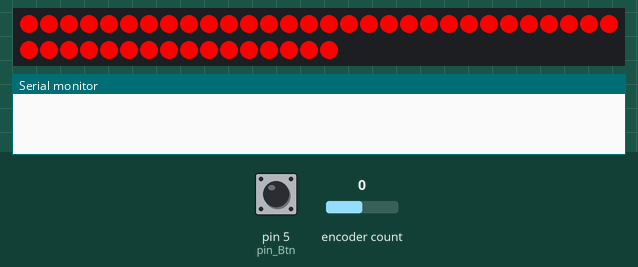
Recording of a sketch running on a simulated Arduino Uno, built with avr-gcc and run on an emulated ATmega328P. Parts: 46 RGB LEDs in strip order, left to right, continuing on the next row, the last lines printed to the serial monitor. The inputs (shaded band) are chosen by the test bench; at power-on: pin 5 (pin_Btn) HIGH, encoder count 0.

Above: at 1.4 s.
1.5 s: pin 5 (pin_Btn) pulled LOW for 1 s
At 3.1 s:
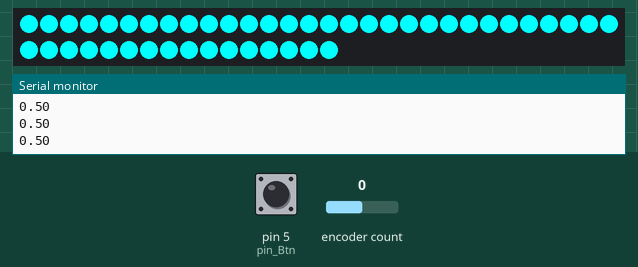
4.0 s: pin 5 (pin_Btn) pulled LOW for 3.2 s
At 5.2 s:
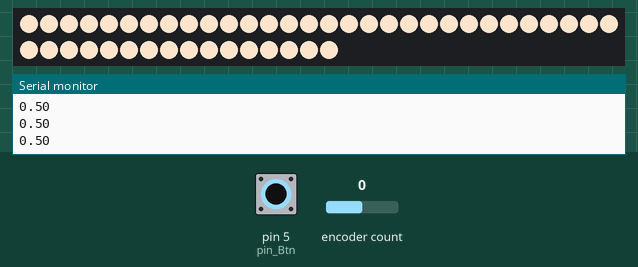
8.7 s: encoder count set to -1
10.2 s: encoder count set to -2
At 11.4 s:
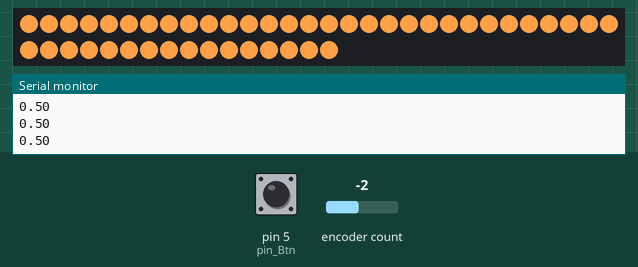
11.7 s: pin 5 (pin_Btn) pulled LOW for 1 s
At 12.55 s:
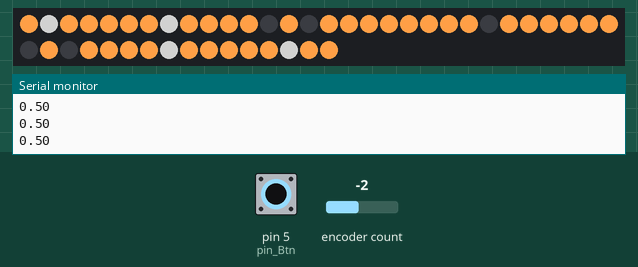
14.2 s: encoder count set to -3
At 15.6 s:
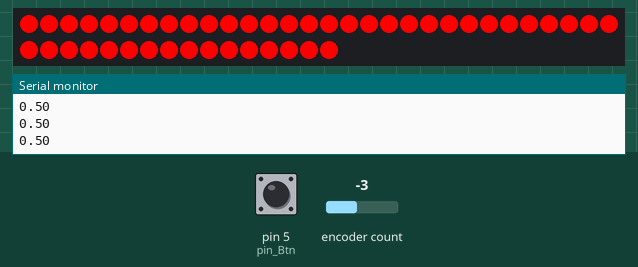
Timing chart, 0 to 16.7 s (numbered marks = the images above; inputs shaded):
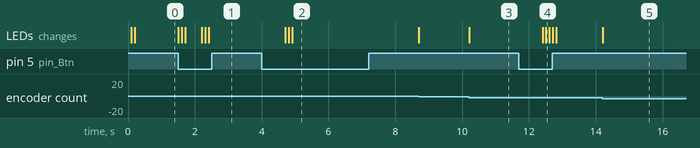

The sketch:

SvetEncReONLYHSL.ino
```cpp
#include <GyverEncoder.h>

#include <Adafruit_NeoPixel.h>

#include <Adafruit_NeoPixel.h>
#include "GyverEncoder.h"
#ifdef __AVR__
#include <avr/power.h>
#endif

#define ROUTNUM 3 //кол-во режимов
#define PIN            2
#define NUMPIXELS      46 //+1 от реального
#define pin_CLK 3
#define pin_DT  4
#define pin_Btn 5
Adafruit_NeoPixel pixels = Adafruit_NeoPixel(NUMPIXELS, PIN, NEO_GRB + NEO_KHZ800);
Encoder ENCO(pin_CLK, pin_DT, pin_Btn);

int delayval = 5; // delay for half a second

int globalsetup = 0;
int nowsetup = 0; //нынешний режим (0 - дефолт резет, 1-3 - рабочие)

double step = static_cast<double>(1)/255;
//режим полной настройки
uint8_t r = 255;
uint8_t g = 0;
uint8_t b = 0;
double hsl[3];

//режим hue
double hue = 0.5;
uint8_t hr = 0;
uint8_t hg = 255;
uint8_t hb = 0;

//режим kelvin
int kelvins[12] = {600, 800, 1000, 1300, 2500, 3900, 5000, 5600, 6000, 7500, 12000, 18000};
int kelvinnum = 6;
uint8_t kr = 0;
uint8_t kg = 0;
uint8_t kb = 255;

double threeway_max(double a, double b, double c)
{
  return max(a, max(b, c));
}

double threeway_min(double a, double b, double c)
{
  return min(a, min(b, c));
}

double hue2rgb(double p, double q, double t)
{
  if (t < 0) t += 1;
  if (t > 1) t -= 1;
  if (t < 1 / 6.0) return p + (q - p) * 6 * t;
  if (t < 1 / 2.0) return q;
  if (t < 2 / 3.0) return p + (q - p) * (2 / 3.0 - t) * 6;
  return p;
}

void TemperatureToRgb(int kelvin, uint8_t& red, uint8_t& green, uint8_t& blue)
{
  auto temp = kelvin / 100;

  if (temp <= 66)
  {
    red = 255;
    green = 99.4708025861 * log(temp) - 161.1195681661;

    if (temp <= 19)
    {
      blue = 0;
    }
    else
    {
      blue = 138.5177312231 * log(temp - 10) - 305.0447927307;
    }
  }
  else
  {
    red = 329.698727446 * pow(temp - 60, -0.1332047592);
    green = 288.1221695283 * pow(temp - 60, -0.0755148492);
    blue = 255;
  }
}

void RgbToHsl(uint8_t red, uint8_t green, uint8_t blue, double& hue, double& saturation, double& lighting)
{
  auto rd = static_cast<double>(red) / 255;
  auto gd = static_cast<double>(green) / 255;
  auto bd = static_cast<double>(blue) / 255;

  auto max = threeway_max(rd, gd, bd);
  auto min = threeway_min(rd, gd, bd);

  double h, s, l = (max + min) / 2;

  if (max == min)
  {
    h = s = 0; // achromatic
  }
  else
  {
    auto d = max - min;
    s = l > 0.5 ? d / (2 - max - min) : d / (max + min);
    if (max == rd)
    {
      h = (gd - bd) / d + (gd < bd ? 6 : 0);
    }
    else if (max == gd)
    {
      h = (bd - rd) / d + 2;
    }
    else if (max == bd)
    {
      h = (rd - gd) / d + 4;
    }
    h /= 6;
  }

  hue = h;
  saturation = s;
  lighting = l;
}

void HslToRgb(double hue, double saturation, double lightness, uint8_t& red, uint8_t& green, uint8_t& blue)
{
  double r, g, b;

  if (saturation == 0)
  {
    r = g = b = lightness; // achromatic
  }
  else
  {
    auto q = lightness < 0.5 ? lightness * (1 + saturation) : lightness + saturation - lightness * saturation;
    auto p = 2 * lightness - q;
    r = hue2rgb(p, q, hue + 1 / 3.0);
    g = hue2rgb(p, q, hue);
    b = hue2rgb(p, q, hue - 1 / 3.0);
  }

  red = static_cast<uint8_t>(r * 255);
  green = static_cast<uint8_t>(g * 255);
  blue = static_cast<uint8_t>(b * 255);
}

void Beauty()
{
  pixels.setPixelColor(23, 0, 0, 0);
  pixels.setPixelColor(12, 120, 120, 120);
  pixels.setPixelColor(14, 120, 120, 120);
  pixels.setPixelColor(30, 120, 120, 120);
  pixels.setPixelColor(32, 120, 120, 120);
  pixels.show();
  delay(100);
  pixels.setPixelColor(12, 0, 0, 0);
  pixels.setPixelColor(14, 0, 0, 0);
  pixels.setPixelColor(30, 0, 0, 0);
  pixels.setPixelColor(32, 0, 0, 0);
  pixels.setPixelColor(1, 120, 120, 120);
  pixels.setPixelColor(7, 120, 120, 120);
  pixels.setPixelColor(37, 120, 120, 120);
  pixels.setPixelColor(43, 120, 120, 120);
  pixels.show();
  delay(100);
}

void setup() {
  pinMode(pin_DT,  INPUT);
  pinMode(pin_CLK, INPUT);
  pinMode(pin_Btn, INPUT_PULLUP); // Кнопка не подтянута к +5 поэтому задействуем внутренний pull-up резистор

  pixels.begin(); // This initializes the NeoPixel library.
  nowsetup = 1;
  globalsetup = 1;
  Beauty();
  for (int i = 0; i < NUMPIXELS; i++) {
    pixels.setPixelColor(i, r, g, b);
  }
  RgbToHsl(r, g, b, hsl[0], hsl[1], hsl[2]);
  pixels.show();
  ENCO.tick();
  Serial.begin(9600);
}

void loop() {

  switch (globalsetup)
  {
    case 1:
      HslToRgb(hsl[0], hsl[1], hsl[2], r, g, b);

      for (int i = 0; i < NUMPIXELS; i++) {
        pixels.setPixelColor(i, r, g, b);
      }
      pixels.show();

      if (ENCO.isRight())//по часовой
      {
        if (nowsetup == 1)
        {
          hsl[nowsetup-1] += step;
            if (hsl[nowsetup-1] >= 1) hsl[nowsetup-1] = 0;
        }
        else
        {
          hsl[nowsetup-1] += step*2;
            if (hsl[nowsetup-1] >= 1)
            {
              hsl[nowsetup-1] = 1;
              Beauty();
            }
        }
      }
      else if (ENCO.isLeft())
      {
        if (nowsetup == 1)
        {
          hsl[nowsetup-1] -= step;
            if (hsl[nowsetup-1] < 0) hsl[nowsetup-1] = 1;
        }
        else
        {
          hsl[nowsetup-1] -= step*2;
            if (hsl[nowsetup-1] < 0)
            {
              hsl[nowsetup-1] = 0;
              Beauty();
            }
        }
      }

      else if (ENCO.isPress())
      {
        Beauty();
        nowsetup++;
        if (nowsetup > ROUTNUM)
          nowsetup = 1;
      }
     break;
    case 2:
      HslToRgb(hue, 1, 0.5, hr, hg, hb);

      for (int i = 0; i < NUMPIXELS; i++) {
        pixels.setPixelColor(i, hr, hg, hb);
      }
      pixels.show();

      if (ENCO.isRight())//по часовой
      {
          hue += step;
          if (hue >= 1)
           hue = 0;
      }
      else if (ENCO.isLeft())
      {
          hue -= step;
          if (hue < 0)
           hue = 1;
      }
      Serial.println(hue);
      break;
    case 3:
      TemperatureToRgb(kelvins[kelvinnum], kr, kg, kb);

      for (int i = 0; i < NUMPIXELS; i++) {
        pixels.setPixelColor(i, kr, kg, kb);
      }
      pixels.show();

      if (ENCO.isRight())//по часовой
      {
          kelvinnum ++;
          if (kelvinnum >= 11)
           kelvinnum = 0;
      }
      else if (ENCO.isLeft())
      {
          kelvinnum --;
          if (kelvinnum < 0)
           kelvinnum = 11;
      }
      break;
    default:
      break;
  }

  if (ENCO.isHolded())
  {
    globalsetup+=1;
    if (globalsetup > 3)
      globalsetup = 1;
    Beauty();
  }

  ENCO.tick();
}
```

Measured:
- after the input at 1.5 s, the LEDs: first change at once (image 1 shows a later state)
- after the input at 4.0 s, the LEDs: first change after 0.71 s (image 2 shows a later state)
- after the input at 10.2 s, the LEDs: change at once (image 3)
- after the input at 11.7 s, the LEDs: first change after 0.71 s (image 4 shows a later state)
